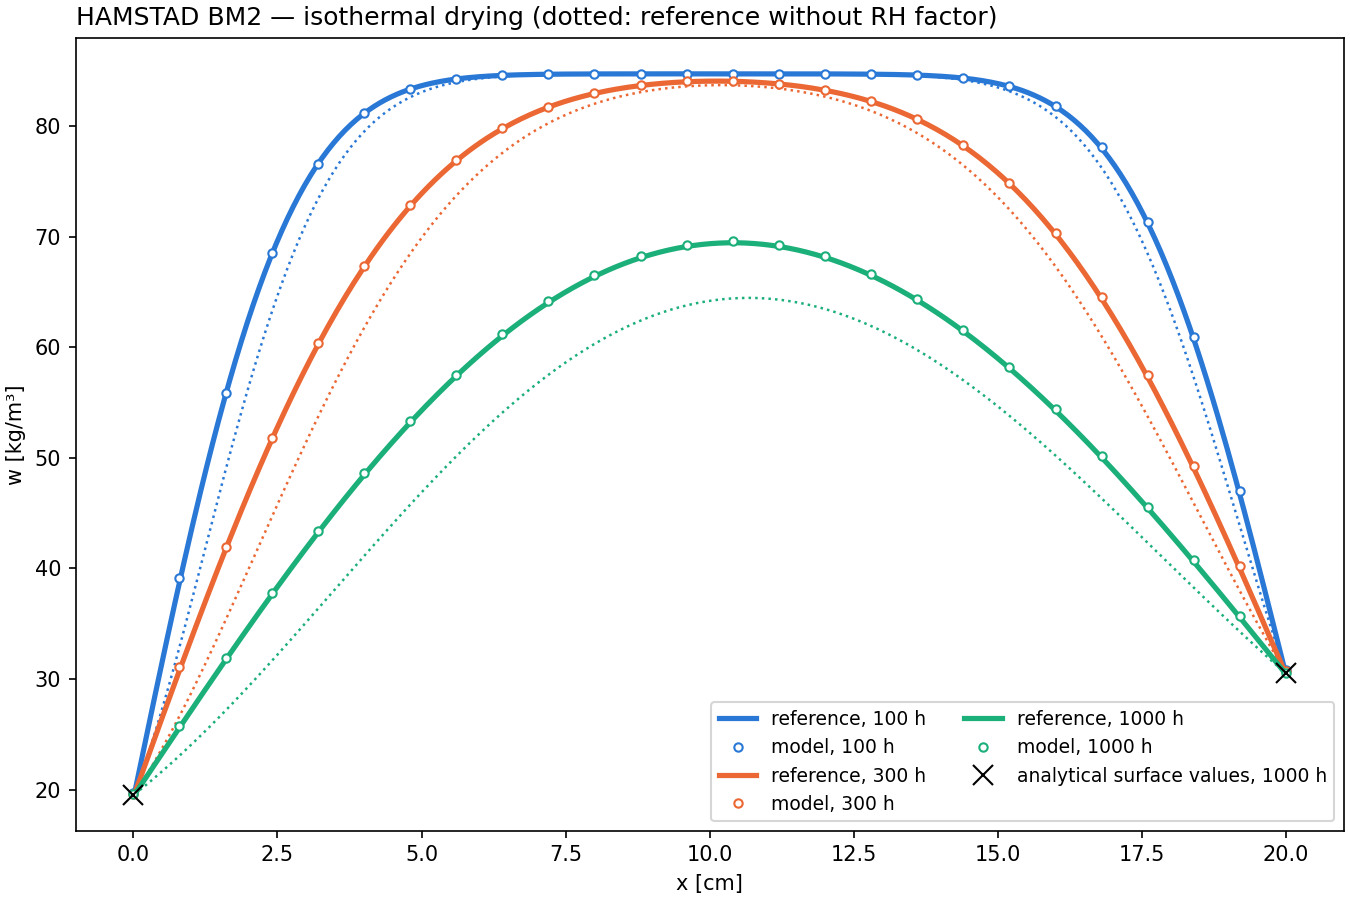

Reproduce this figure in Python.
# -*- coding: utf-8 -*-
"""
hamstad_bm2.py
==============
HAMSTAD benchmark 2 — isothermal drying of a homogeneous 200 mm wall (Hagentoft 2002, report R-02:9).

Set-up (as described in the "Better Building" HAMSTAD test report, §4):
    material A: rho = 525 kg/m3, c = 800 J/(kg.K), lambda = 0.15 W/(m.K)
                w(phi) = 121.4 / (1 + (-ln(phi) / 0.129)^0.907)   [kg/m3]  (reproduces the report's table A.2)
                delta_p = 1e-15 kg/(m.s.Pa), D_w = 6e-10 m2/s (constant)
    initial state: 20 °C, RH = 95 %
    boundaries: 20 °C, RH = 45 % (x = 0) and 65 % (x = 0.2 m), h = 1000 W/(m2.K), beta = 1e-7 s/m
    output: water-content profiles at 100, 300 and 1000 h

The official analytical solution (Bench2.xls) is not available here, so the model is compared with an
independent reference: the same 1-D moisture balance written in water content and solved with the method
of lines on a fine mesh (scipy BDF):
    dw/dt = d/dx[ D(w) dw/dx ],  D(w) = D_w + delta_p * psat * dphi/dw
    surface flux into the wall = beta * psat * (phi_air - phi(w_surface))
The report also quotes the analytical boundary values at 1000 h: w(0) = 19.54, w(0.2) = 30.51 kg/m3.

    python validation/hamstad_bm2.py
"""

import os, sys, time
import numpy as np
import matplotlib
matplotlib.use("Agg")
import matplotlib.pyplot as plt
from scipy.integrate import solve_ivp
from scipy.sparse import diags

HERE = os.path.dirname(os.path.abspath(__file__))
sys.path.insert(0, os.path.dirname(HERE))
import library as lib
from wall_layer import WallLayer, register_material
from wall_class import Wall

# ── benchmark data ─────────────────────────────────────────────────────────────
L, T0 = 0.200, 293.15
RH_INIT, RH_LEFT, RH_RIGHT = 0.95, 0.45, 0.65
H, BETA = 1000.0, 1e-7
DW, DELTA_P = 6e-10, 1e-15
W_F, A_VG, N_VG = 121.4, 0.129, 0.907
TIMES_H = [100, 300, 1000]
ANALYTICAL_1000H = {0.0: 19.54, 0.2: 30.51}          # boundary values quoted in the report


def w_of_phi(phi):
    phi = np.clip(phi, 1e-6, 1.0)
    return W_F / (1.0 + (-np.log(phi) / A_VG) ** N_VG)


def phi_of_w(w):
    w = np.clip(w, 1e-9, W_F - 1e-9)
    return np.exp(-A_VG * (W_F / w - 1.0) ** (1.0 / N_VG))


class HAMSTAD_BM2_A:
    """HAMSTAD benchmark 2, material A."""
    def rho(T, RH):     return 525.0
    def Cp(T, RH):      return 800.0
    def k(T, RH):       return 0.15
    def w(T, RH):       return w_of_phi(RH)
    def delta_p(T, RH): return DELTA_P
    def Dw(T, RH):      return DW
    def delta_l(T, RH): return 0.0


register_material("HAMSTAD_BM2_A", HAMSTAD_BM2_A)


# ── the model under test ───────────────────────────────────────────────────────
def run_model(mesh_size, dt, n_sub=1):
    layer = WallLayer(["HAMSTAD_BM2_A"], [L], Mesh_Opt=0, liq=1, mesh_size=mesh_size)
    wall = Wall(layer, h_ext=H, hm_ext=BETA, h_int=H, hm_int=BETA, T_init=T0, RH_init=RH_INIT)
    out, t = {}, 0.0
    for t_h in TIMES_H:
        while t < t_h * 3600 - 1e-6:
            wall.step(T0, RH_LEFT, T0, RH_RIGHT, dt, store=False)
            t += dt
        out[t_h] = layer.w(wall.T, wall.RH).flatten().copy()
    return layer.x_pos.copy(), out


# ── independent reference (method of lines, finite volumes in w) ──────────────
def run_reference(n_cells=400, rh_factor=True):
    """rh_factor=False reproduces a liquid flux D_w/phi * dw/dx (diagnostic of a missing RH factor)."""
    dx = L / n_cells
    xc = (np.arange(n_cells) + 0.5) * dx
    psat = float(lib.Psat(T0, 0.5))

    def D(w):
        phi = phi_of_w(w)
        dphi_dw = (phi_of_w(w * (1 + 1e-6)) - phi_of_w(w * (1 - 1e-6))) / (2e-6 * w)
        Dl = DW if rh_factor else DW / phi
        return Dl + DELTA_P * psat * dphi_dw

    def rhs(t, w):
        Dc = D(w)
        Df = 0.5 * (Dc[1:] + Dc[:-1])
        flux = np.zeros(n_cells + 1)                          # positive in +x
        flux[1:-1] = -Df * (w[1:] - w[:-1]) / dx
        # surface cells: half-cell resistance in series with the surface vapour transfer
        flux[0] = -BETA * psat * (phi_of_w(w[0]) - RH_LEFT)        # into the wall (+x) when air is wetter
        flux[-1] = BETA * psat * (phi_of_w(w[-1]) - RH_RIGHT)       # out of the wall (+x) when wall is wetter
        return -(flux[1:] - flux[:-1]) / dx

    w0 = np.full(n_cells, float(w_of_phi(RH_INIT)))
    sparsity = diags([1.0, 1.0, 1.0], [-1, 0, 1], shape=(n_cells, n_cells))   # tridiagonal Jacobian
    sol = solve_ivp(rhs, (0, TIMES_H[-1] * 3600), w0, method="BDF", t_eval=[t * 3600 for t in TIMES_H],
                    rtol=1e-7, atol=1e-6, jac_sparsity=sparsity)
    return xc, {t: sol.y[:, i] for i, t in enumerate(TIMES_H)}


def main():
    t0 = time.time()
    xr, ref = run_reference()
    _, ref_norh = run_reference(rh_factor=False)
    print(f"reference solved in {time.time() - t0:.0f} s", flush=True)
    runs = {}
    for mesh, dt in ((4e-3, 600.0), (2e-3, 600.0), (2e-3, 120.0), (1e-3, 120.0)):
        t0 = time.time()
        runs[(mesh, dt)] = run_model(mesh, dt)
        print(f"model mesh {mesh*1e3:.0f} mm, dt {dt:.0f} s: {time.time() - t0:.0f} s", flush=True)

    print("\nMax |w_model - w_reference| [kg/m3]   (reference with RH factor | without)")
    for (mesh, dt), (xm, wm) in runs.items():
        errs = []
        for t in TIMES_H:
            e1 = np.max(np.abs(wm[t] - np.interp(xm, xr, ref[t])))
            e2 = np.max(np.abs(wm[t] - np.interp(xm, xr, ref_norh[t])))
            errs.append(f"{t:>4} h: {e1:6.2f} | {e2:6.2f}")
        print(f"  mesh {mesh*1e3:.0f} mm, dt {dt:>3.0f} s   " + "   ".join(errs))
    xm, wm = runs[(1e-3, 120.0)]
    print(f"\nBoundary values at 1000 h — model: {wm[1000][0]:.2f} / {wm[1000][-1]:.2f}, "
          f"reference: {ref[1000][0]:.2f} / {ref[1000][-1]:.2f}, "
          f"analytical (report): {ANALYTICAL_1000H[0.0]} / {ANALYTICAL_1000H[0.2]} kg/m3")

    fig, ax = plt.subplots(figsize=(9, 6), constrained_layout=True)
    for t, c in zip(TIMES_H, ["#2A78D6", "#EB6834", "#1BAF7A"]):
        ax.plot(xr * 100, ref[t], color=c, lw=2.5, label=f"reference, {t} h")
        ax.plot(xr * 100, ref_norh[t], color=c, lw=1.2, ls=":")
        ax.plot(xm * 100, wm[t], ls="", marker="o", ms=4, color=c, mfc="white", markevery=8,
                label=f"model, {t} h")
    ax.plot([0, 20], [ANALYTICAL_1000H[0.0], ANALYTICAL_1000H[0.2]], ls="", marker="x", ms=10, color="k",
            label="analytical surface values, 1000 h")
    ax.set_xlabel("x [cm]"); ax.set_ylabel("w [kg/m³]")
    ax.set_title("HAMSTAD BM2 — isothermal drying (dotted: reference without RH factor)", loc="left")
    ax.legend(fontsize=9, ncol=2)
    out = os.path.join(HERE, "hamstad_bm2.png")
    fig.savefig(out, dpi=150)
    print("figure:", out)


if __name__ == "__main__":
    main()
